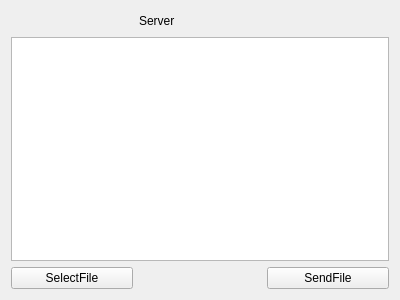
<?xml version="1.0" encoding="UTF-8"?>
<ui version="4.0">
 <class>ServerWidget</class>
 <widget class="QWidget" name="ServerWidget">
  <property name="geometry">
   <rect>
    <x>0</x>
    <y>0</y>
    <width>400</width>
    <height>300</height>
   </rect>
  </property>
  <property name="windowTitle">
   <string>ServerWidget</string>
  </property>
  <property name="layoutDirection">
   <enum>Qt::LeftToRight</enum>
  </property>
  <layout class="QGridLayout" name="gridLayout">
   <item row="0" column="0">
    <spacer name="horizontalSpacer">
     <property name="orientation">
      <enum>Qt::Horizontal</enum>
     </property>
     <property name="sizeHint" stdset="0">
      <size>
       <width>120</width>
       <height>20</height>
      </size>
     </property>
    </spacer>
   </item>
   <item row="0" column="1">
    <widget class="QLabel" name="label">
     <property name="layoutDirection">
      <enum>Qt::LeftToRight</enum>
     </property>
     <property name="text">
      <string>Server</string>
     </property>
     <property name="textFormat">
      <enum>Qt::AutoText</enum>
     </property>
    </widget>
   </item>
   <item row="0" column="2">
    <spacer name="horizontalSpacer_2">
     <property name="orientation">
      <enum>Qt::Horizontal</enum>
     </property>
     <property name="sizeHint" stdset="0">
      <size>
       <width>120</width>
       <height>20</height>
      </size>
     </property>
    </spacer>
   </item>
   <item row="1" column="0" colspan="3">
    <widget class="QTextEdit" name="textEdit_2"/>
   </item>
   <item row="2" column="0">
    <widget class="QPushButton" name="button_select">
     <property name="text">
      <string>SelectFile</string>
     </property>
    </widget>
   </item>
   <item row="2" column="1">
    <spacer name="horizontalSpacer_3">
     <property name="orientation">
      <enum>Qt::Horizontal</enum>
     </property>
     <property name="sizeHint" stdset="0">
      <size>
       <width>121</width>
       <height>20</height>
      </size>
     </property>
    </spacer>
   </item>
   <item row="2" column="2">
    <widget class="QPushButton" name="button_send">
     <property name="text">
      <string>SendFile</string>
     </property>
    </widget>
   </item>
  </layout>
 </widget>
 <layoutdefault spacing="6" margin="11"/>
 <resources/>
 <connections/>
</ui>
